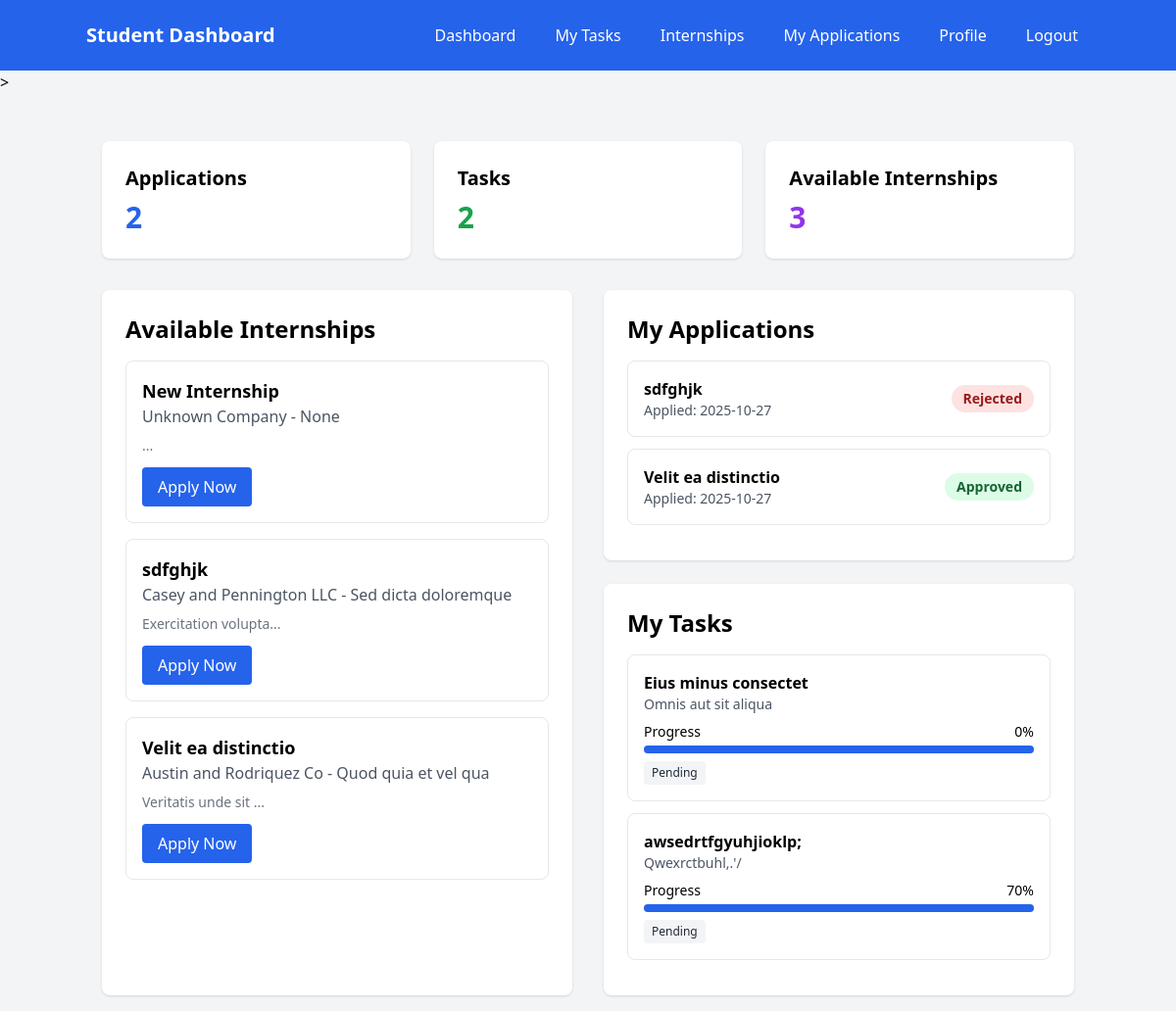
The app's page /dashboard (signed in), older data.
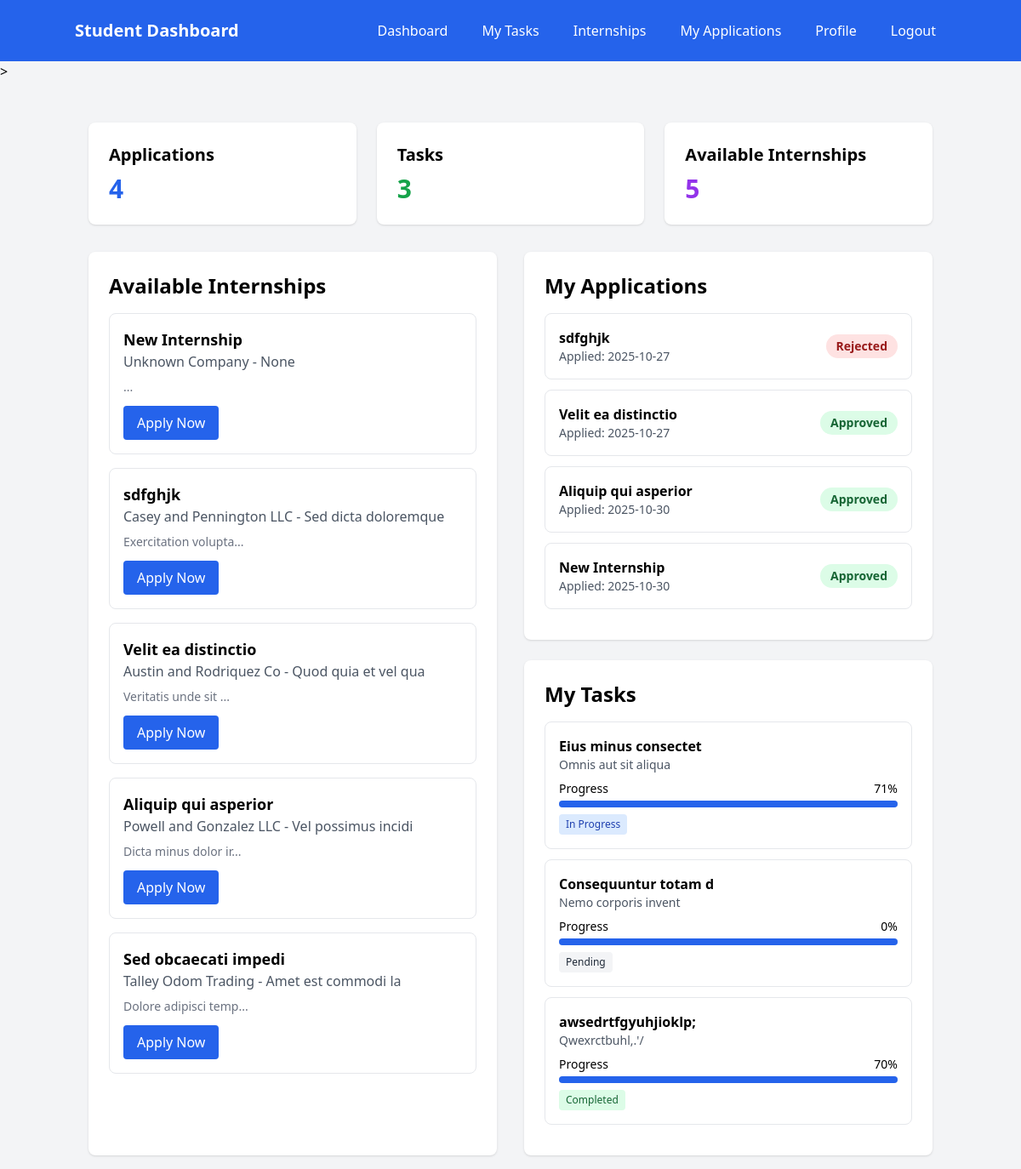
The same page, newer data.
### models.py (models this page shows)
class Internship(Base):
    __tablename__ = "internships"
    id = Column(Integer, primary_key=True, index=True)
    title = Column(String(255), nullable=False)
    description = Column(Text)
    company = Column(String(255), nullable=False)
    location = Column(String(255))
    duration = Column(String(100))
    stipend = Column(String(100))
    requirements = Column(Text)
    created_by = Column(Integer, ForeignKey("users.id"))
    created_at = Column(DateTime(timezone=True), server_default=func.now())
    is_active = Column(Boolean, default=True)
    deadline = Column(DateTime(timezone=True))
    creator = relationship("User", back_populates="created_internships")
    applications = relationship("InternshipApplication", back_populates="internship")
    tasks = relationship("Task", back_populates="internship")
    feedback = relationship("Feedback", back_populates="internship")

class InternshipApplication(Base):
    __tablename__ = "internship_applications"
    id = Column(Integer, primary_key=True, index=True)
    student_id = Column(Integer, ForeignKey("users.id"), nullable=False)
    internship_id = Column(Integer, ForeignKey("internships.id"), nullable=False)
    application_date = Column(DateTime(timezone=True), server_default=func.now())
    status = Column(Enum(ApplicationStatus), default=ApplicationStatus.PENDING)
    cover_letter = Column(Text)
    resume_url = Column(String(500))
    student = relationship("User", back_populates="applications")
    internship = relationship("Internship", back_populates="applications")

class Task(Base):
    __tablename__ = "tasks"
    id = Column(Integer, primary_key=True, index=True)
    title = Column(String(255), nullable=False)
    description = Column(Text)
    internship_id = Column(Integer, ForeignKey("internships.id"), nullable=False)
    student_id = Column(Integer, ForeignKey("users.id"), nullable=False)
    assigned_by = Column(Integer, ForeignKey("users.id"))
    due_date = Column(DateTime(timezone=True))
    status = Column(Enum(TaskStatus), default=TaskStatus.PENDING)
    progress = Column(Integer, default=0)
    created_at = Column(DateTime(timezone=True), server_default=func.now())
    internship = relationship("Internship", back_populates="tasks")
    student = relationship("User", foreign_keys=[student_id], back_populates="assigned_tasks")
    assigner = relationship("User", foreign_keys=[assigned_by], back_populates="assigned_by_tasks")

### app.py (the view)
@app.get("/dashboard", response_class=HTMLResponse)
async def dashboard(request: Request, db: Session = Depends(get_db)):
    try:
        user = await get_current_user_from_cookie(request, db)
        logger.info(f"🎯 Dashboard access - User: {user.email}, Role: {user.role}")
        if user.role == "student":
            internships = crud.get_internships(db)
            applications = crud.get_applications_by_student(db, user.id)
            tasks = crud.get_tasks_by_student(db, user.id)
            return templates.TemplateResponse("dashboard_student.html", {
                "request": request,
                "user": user,
                "internships": internships,
                "applications": applications,
                "tasks": tasks
            })
        elif user.role == "admin":
            internships = crud.get_internships(db)
            try:
                stats = crud.get_system_stats(db)
            except Exception as e:
                logger.warning(f"⚠️ Could not get system stats: {e}")
                stats = {
                    "total_users": 0,
                    "total_students": 0,
                    "total_admins": 0,
                    "total_mentors": 0,
                    "total_internships": 0,
                    "total_applications": 0,
                    "total_tasks": 0
                }
            return templates.TemplateResponse("dashboard_admin.html", {
                "request": request,
                "user": user,
                "internships": internships,
                "stats": stats
            })
        elif user.role == "mentor":
            internships = crud.get_internships(db)
            mentor_internships = crud.get_internships_by_mentor(db, user.id)
            mentor_applications = crud.get_applications_for_mentor(db, user.id)
            return templates.TemplateResponse("dashboard_mentor.html", {
                "request": request,
                "user": user,
                "internships": internships,
                "mentor_internships": mentor_internships,
                "mentor_applications": mentor_applications
            })
        else:
            logger.error(f"❌ Unknown role: {user.role}")
            return RedirectResponse("/login?error=Unknown+user+role")
    except HTTPException as e:
        if e.status_code == 307:  # Temporary redirect
            return RedirectResponse("/login")
        raise e
    except Exception as e:
        logger.error(f"💥 Dashboard error: {e}")
        response = RedirectResponse("/login")
        response.delete_cookie("access_token")
        return response

### templates/dashboard_student.html (shortened to what this page needs)
<!DOCTYPE html>
<html>
<head>
    <script src="https://cdn.tailwindcss.com"></script>
</head>
<body class="bg-gray-100">
<nav class="bg-blue-600 text-white p-4">
    <div class="container mx-auto flex justify-between items-center">
        <h1 class="text-xl font-bold">Student Dashboard</h1>
        <div class="flex space-x-4">
            <a href="/dashboard" class="hover:bg-blue-700 px-3 py-2 rounded">Dashboard</a>
            <a href="/tasks" class="hover:bg-blue-700 px-3 py-2 rounded">My Tasks</a>
            <a href="/internships" class="hover:bg-blue-700 px-3 py-2 rounded">Internships</a>
            <a href="/my-applications" class="hover:bg-blue-700 px-3 py-2 rounded">My Applications</a>
            <a href="/profile" class="hover:bg-blue-700 px-3 py-2 rounded">Profile</a>
            <a href="/logout" class="hover:bg-blue-700 px-3 py-2 rounded">Logout</a>
        </div>
    </div>
</nav>>
    <div class="container mx-auto mt-8 p-4">
        <div class="grid grid-cols-1 md:grid-cols-3 gap-6 mb-8">
            <div class="bg-white p-6 rounded-lg shadow">
                <h3 class="text-xl font-semibold mb-2">Applications</h3>
                <p class="text-3xl font-bold text-blue-600">{{ applications|length }}</p>
            </div>
            <div class="bg-white p-6 rounded-lg shadow">
                <h3 class="text-xl font-semibold mb-2">Tasks</h3>
                <p class="text-3xl font-bold text-green-600">{{ tasks|length }}</p>
            </div>
            <div class="bg-white p-6 rounded-lg shadow">
                <h3 class="text-xl font-semibold mb-2">Available Internships</h3>
                <p class="text-3xl font-bold text-purple-600">{{ internships|length }}</p>
            </div>
        </div>
        <div class="grid grid-cols-1 lg:grid-cols-2 gap-8">
            <div class="bg-white p-6 rounded-lg shadow">
                <h2 class="text-2xl font-bold mb-4">Available Internships</h2>
                {% if internships %}
                {% for internship in internships %}
                <div class="border border-gray-200 rounded-lg p-4 mb-4">
                    <h3 class="text-lg font-semibold">{{ internship.title }}</h3>
                    <p class="text-gray-600">{{ internship.company }} - {{ internship.location }}</p>
                    <p class="text-sm text-gray-500 mt-2">{{ internship.description[:100] }}...</p>
                    <a href="/internships" class="inline-block mt-3 bg-blue-600 text-white px-4 py-2 rounded hover:bg-blue-700">
                        Apply Now
                    </a>
                </div>
                {% endfor %}
                {% else %}
                <p class="text-gray-500">No internships available at the moment.</p>
                {% endif %}
            </div>
            <div class="space-y-6">
                <div class="bg-white p-6 rounded-lg shadow">
                    <h2 class="text-2xl font-bold mb-4">My Applications</h2>
                    {% if applications %}
                    {% for application in applications %}
                    <div class="border border-gray-200 rounded-lg p-4 mb-3">
                        <div class="flex justify-between items-center">
                            <div>
                                <h4 class="font-semibold">
                                    {% if application.internship %}
                                        {{ application.internship.title }}
                                    {% else %}
                                        Internship #{{ application.internship_id }}
                                    {% endif %}
                                </h4>
                                <p class="text-sm text-gray-600">Applied: {{ application.application_date.strftime('%Y-%m-%d') }}</p>
                            </div>
                            <span class="px-3 py-1 rounded-full text-sm font-semibold
                                    {% if application.status == 'approved' %}bg-green-100 text-green-800
                                    {% elif application.status == 'rejected' %}bg-red-100 text-red-800
                                    {% else %}bg-yellow-100 text-yellow-800{% endif %}">
                                {{ application.status|title }}
                            </span>
                        </div>
                    </div>
                    {% endfor %}
                    {% else %}
                    <p class="text-gray-500">No applications yet.</p>
                    {% endif %}
                </div>
                <div class="bg-white p-6 rounded-lg shadow">
                    <h2 class="text-2xl font-bold mb-4">My Tasks</h2>
                    {% if tasks %}
                    {% for task in tasks %}
                    <div class="border border-gray-200 rounded-lg p-4 mb-3">
                        <h4 class="font-semibold">{{ task.title }}</h4>
                        <p class="text-sm text-gray-600">{{ task.description }}</p>
                        <div class="mt-2">
                            <div class="flex justify-between text-sm mb-1">
                                <span>Progress</span>
                                <span>{{ task.progress }}%</span>
                            </div>
                            <div class="w-full bg-gray-200 rounded-full h-2">
                                <div class="bg-blue-600 h-2 rounded-full" style="width: '{{ task.progress|default(0) }}%';"></div>
                            </div>
                        </div>
                        <span class="inline-block mt-2 px-2 py-1 text-xs rounded
                                {% if task.status == 'completed' %}bg-green-100 text-green-800
                                {% elif task.status == 'in_progress' %}bg-blue-100 text-blue-800
                                {% else %}bg-gray-100 text-gray-800{% endif %}">
                            {{ task.status|replace('_', ' ')|title }}
                        </span>
                    </div>
                    {% endfor %}
                    {% else %}
                    <p class="text-gray-500">No tasks assigned yet.</p>
                    {% endif %}
                </div>
            </div>
        </div>
    </div>
</body>
</html>

Row changes from the older to the newer data that the page shows:
added Internship: title "Aliquip qui asperior", company "Powell and Gonzalez LLC", location "Vel possimus incidi", description "Dicta minus dolor ir"
added Internship: title "Sed obcaecati impedi", company "Talley Odom Trading", location "Amet est commodi la", description "Dolore adipisci temp"
added InternshipApplication: internship "Aliquip qui asperior", application_date "2025-10-30", status "Approved"
added InternshipApplication: internship "New Internship", application_date "2025-10-30", status "Approved"
changed Task "Eius minus consectet": progress "0" → "71"; status "Pending" → "In Progress"
added Task: title "Consequuntur totam d", description "Nemo corporis invent", progress "0", status "Pending"
changed Task "awsedrtfgyuhjioklp;": status "Pending" → "Completed"
Text that changed along with them:
{{ applications|length }}: "2" → "4"
{{ tasks|length }}: "2" → "3"
{{ internships|length }}: "3" → "5"
